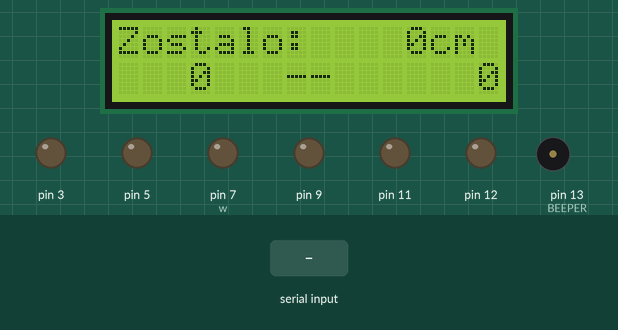
Simulated run of this sketch. Board: Arduino Uno, built with avr-gcc and run on an emulated ATmega328P. On the bench: 16×2 character LCD, output pins drawn as LEDs (lit = HIGH), buzzer (waves = sounding, pin HIGH). The test bench sets the inputs (shaded band). What the sketch prints to the serial monitor is not drawn.

Above: at 1.3 s.
1.4 s: byte 98 ('b') received over Serial
At 2.7 s:
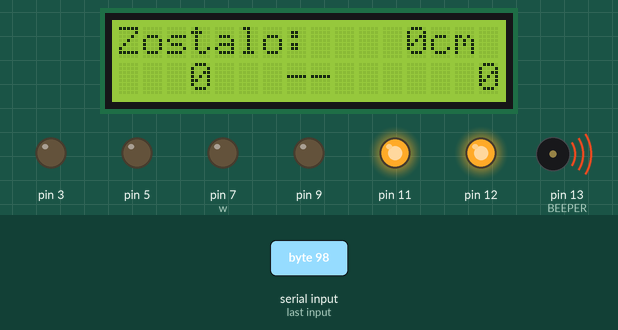
4.4 s: "<w>" received over Serial
At 5.7 s:
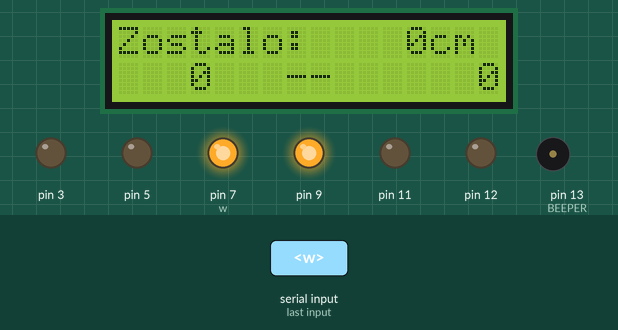
At 6.2 s:
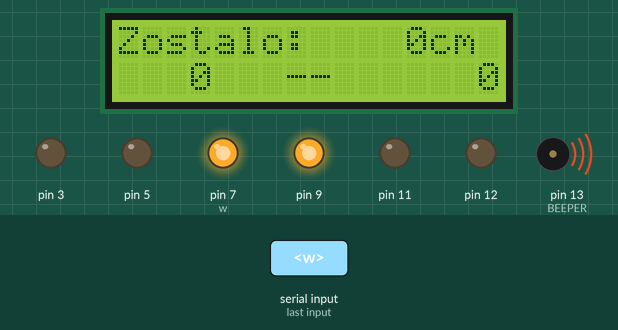
7.4 s: byte 98 ('b') received over Serial
10.4 s: byte 98 ('b') received over Serial
13.4 s: byte 122 ('z') received over Serial
16.4 s: byte 99 ('c') received over Serial
At 16.9 s:
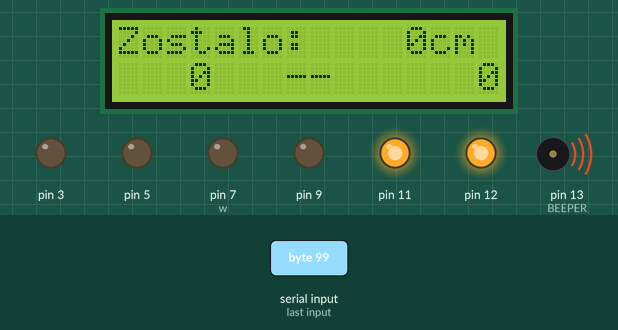
Timing chart, 0 to 20.4 s (numbered marks = the images above; inputs shaded):
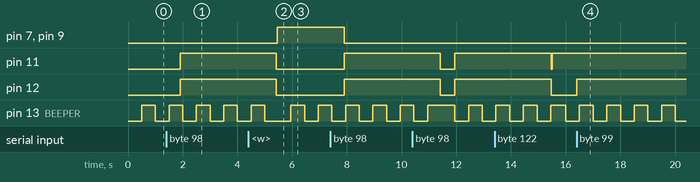

The sketch:

a.ino
```cpp
#include <LiquidCrystal_I2C.h>
#include "TimerOne.h"
#include "Wheels.h"

// Inicjalizacja LCD (adres 0x3f, 16 kolumn, 2 wiersze)
LiquidCrystal_I2C lcd(0x3f, 16, 2);

#define BEEPER 13
long int intPeriod = 500000;

Wheels w;
volatile char cmd;

// Funkcja odpowiedzialna za rysowanie interfejsu (dystans + deska rozdzielcza)
void aktualizujLCD(int pozostalo, int mocL, int mocP) {
  // --- 1. LINIA: Pozostały dystans ---
  lcd.setCursor(0, 0);
  lcd.print("Zostalo: ");
  char buf[9];
  sprintf(buf, "%4dcm ", pozostalo); // Formatowanie do 4 znaków, żeby usunąć "śmieci"
  lcd.print(buf);

  // --- 2. LINIA: Deska rozdzielcza ---
  lcd.setCursor(0, 1);

  // Lewy silnik
  char bufLewy[5];
  sprintf(bufLewy, "%4d", mocL);
  lcd.print(bufLewy);

  // Animacja na środku
  int sredniaMoc = (mocL + mocP) / 2;
  static int pozycjaAnimacji = 4;
  static unsigned long ostatniCzasAnimacji = 0;

  if (millis() - ostatniCzasAnimacji > 150) {
    if (sredniaMoc > 0) {
      pozycjaAnimacji++;
      if (pozycjaAnimacji > 11) pozycjaAnimacji = 4;
    } else if (sredniaMoc < 0) {
      pozycjaAnimacji--;
      if (pozycjaAnimacji < 4) pozycjaAnimacji = 11;
    }
    ostatniCzasAnimacji = millis();
  }

  // Rysowanie znaków animacji
  for (int i = 4; i <= 11; i++) {
    lcd.setCursor(i, 1);
    if (sredniaMoc == 0) {
      lcd.print((i == 7 || i == 8) ? '-' : ' '); // Silniki stoją
    } else if (i == pozycjaAnimacji) {
      lcd.print(sredniaMoc > 0 ? '>' : '<');     // Kierunek jazdy
    } else {
      lcd.print(' ');
    }
  }

  // Prawy silnik
  char bufPrawy[5];
  sprintf(bufPrawy, "%4d", mocP);
  lcd.setCursor(12, 1);
  lcd.print(bufPrawy);
}

void TimerUpdate() {
  Timer1.detachInterrupt();
  Timer1.attachInterrupt(doBeep, intPeriod);
}

// zmienia wartość pinu BEEPER
void doBeep() {
  digitalWrite(BEEPER, digitalRead(BEEPER) ^ 1);
}

void setup() {
  pinMode(BEEPER, OUTPUT);
  Timer1.initialize();
  TimerUpdate();


  lcd.init();
  lcd.backlight();
  aktualizujLCD(0, 0, 0); // Stan początkowy po włączeniu

  w.attach(7,12, 3,9,11,5);

  Serial.begin(9600);
  Serial.println("Forward: WAD");
  Serial.println("Back: ZXC");
  Serial.println("Stop: S");
}

void loop() {
  while(Serial.available())
  {
    cmd = Serial.read();
    switch(cmd)
    {
      case 'w': w.forward(); break;
      case 'x': w.back(); break;
      case 'a': w.forwardLeft(); break;
      case 'd': w.forwardRight(); break;
      case 'z': w.backLeft(); break;
      case 'c': w.backRight(); break;
      case 's': w.stop(); aktualizujLCD(0, 0, 0); break;
      case '1': w.setSpeedLeft(75); break;
      case '2': w.setSpeedLeft(200); break;
      case '9': w.setSpeedRight(75); break;
      case '0': w.setSpeedRight(200); break;
      case '5': w.setSpeed(100); break;

      case 'f': delay(500); w.goForward(100); break;
      case 'b': delay(500); w.goBack(100); TimerUpdate(); Serial.println(intPeriod); Serial.println(intPeriod);break;
    }
  }
}
```

Wheels.cpp
```cpp
#include <Arduino.h>
#include "Wheels.h"

#define SET_MOVEMENT(side,f,b) digitalWrite( side[0], f);\
                               digitalWrite( side[1], b)

#define TIME_PER_CM 35

extern void aktualizujLCD(int pozostalo, int mocL, int mocP);

Wheels::Wheels()
{ }

void Wheels::attachRight(int pF, int pB, int pS)
{
    pinMode(pF, OUTPUT);
    pinMode(pB, OUTPUT);
    pinMode(pS, OUTPUT);
    this->pinsRight[0] = pF;
    this->pinsRight[1] = pB;
    this->pinsRight[2] = pS;
}

void Wheels::attachLeft(int pF, int pB, int pS)
{
    pinMode(pF, OUTPUT);
    pinMode(pB, OUTPUT);
    pinMode(pS, OUTPUT);
    this->pinsLeft[0] = pF;
    this->pinsLeft[1] = pB;
    this->pinsLeft[2] = pS;
}

void Wheels::setSpeedRight(uint8_t s)
{
    analogWrite(this->pinsRight[2], s);
}

void Wheels::setSpeedLeft(uint8_t s)
{
    analogWrite(this->pinsLeft[2], s);
}

void Wheels::setSpeed(uint8_t s)
{
    setSpeedLeft(s);
    setSpeedRight(s);
}

void Wheels::attach(int pRF, int pRB, int pRS, int pLF, int pLB, int pLS)
{
    this->attachRight(pRF, pRB, pRS);
    this->attachLeft(pLF, pLB, pLS);
}

void Wheels::forwardLeft()
{
    SET_MOVEMENT(pinsLeft, HIGH, LOW);
}

void Wheels::forwardRight()
{
    SET_MOVEMENT(pinsRight, HIGH, LOW);
}

void Wheels::backLeft()
{
    SET_MOVEMENT(pinsLeft, LOW, HIGH);
}

void Wheels::backRight()
{
    SET_MOVEMENT(pinsRight, LOW, HIGH);
}

void Wheels::forward()
{
    this->forwardLeft();
    this->forwardRight();
}

void Wheels::back()
{
    this->backLeft();
    this->backRight();
}

void Wheels::stopLeft()
{
    SET_MOVEMENT(pinsLeft, LOW, LOW);
}

void Wheels::stopRight()
{
    SET_MOVEMENT(pinsRight, LOW, LOW);
}

void Wheels::stop()
{
    this->stopLeft();
    this->stopRight();
}


void Wheels::goForward(int cm)
{
    delay(8000);
    unsigned long czasJazdy = cm * TIME_PER_CM;
    unsigned long startCzasu = millis();
    this->forward(); // Ruszamy silnikami

    // Zamiast delay() wchodzimy w pętlę, która stale aktualizuje ekran
    while (millis() - startCzasu < czasJazdy) {
        // Wyliczamy, ile cm już przejechaliśmy
        int przejechaneCM = (millis() - startCzasu) / TIME_PER_CM;
        int zostaloCM = cm - przejechaneCM;

        // Aktualizujemy LCD (255 na silnikach uruchomi animację do przodu ">")
        aktualizujLCD(zostaloCM, 255, 255);
    }

    this->stop();
    aktualizujLCD(0, 0, 0); // Po zatrzymaniu pokazujemy 0 i zatrzymujemy animację
}

void Wheels::goBack(int cm)
{
    unsigned long czasJazdy = cm * TIME_PER_CM;
    unsigned long startCzasu = millis();

    this->back();

    while (millis() - startCzasu < czasJazdy) {
        int przejechaneCM = (millis() - startCzasu) / TIME_PER_CM;
        int zostaloCM = cm - przejechaneCM;

        // Aktualizujemy LCD (-255 uruchomi animację do tyłu "<")
        aktualizujLCD(zostaloCM, -255, -255);
    }

    this->stop();
    aktualizujLCD(0, 0, 0);
}
```

Wheels.h
```cpp
/*
 * prosta implementacja klasy obsługującej
 * silniki pojazdu za pośrednictwem modułu L298
 *
 * Sterowanie odbywa się przez:
 * 1)  powiązanie odpowiednich pinów I/O Arduino metodą attach()
 * 2)  ustalenie prędkości setSpeed*()
 * 3)  wywołanie funkcji ruchu
 *
 * TODO:
 *  - zabezpieczenie przed ruchem bez attach()
 *  - ustawienie domyślnej prędkości != 0
 */


#include <Arduino.h>


#ifndef Wheels_h
#define Wheels_h


class Wheels {
    public:
        Wheels();
        /*
         *  pinForward - wejście "naprzód" L298
         *  pinBack    - wejście "wstecz" L298
         *  pinSpeed   - wejście "enable/PWM" L298
         */
        void attachRight(int pinForward, int pinBack, int pinSpeed);
        void attachLeft(int pinForward, int pinBack, int pinSpeed);
        void attach(int pinRightForward, int pinRightBack, int pinRightSpeed,
                    int pinLeftForward, int pinLeftBack, int pinLeftSpeed);
        /*
         *  funkcje ruchu
         */
        void forward();
        void forwardLeft();
        void forwardRight();
        void back();
        void backLeft();
        void backRight();
        void stop();
        void stopLeft();
        void stopRight();
        /*
         *  ustawienie prędkości obrotowej (przez PWM)
         *   - minimalna efektywna wartość 60
         *      może zależeć od stanu naładowania baterii
         */
        void setSpeed(uint8_t);
        void setSpeedRight(uint8_t);
        void setSpeedLeft(uint8_t);
        void goForward(int cm);
        void goBack(int cm);

    private:
        int pinsRight[3];
        int pinsLeft[3];
};


#endif
```

Measured:
- after the input at 1.4 s, pin 11, pin 12: LOW → HIGH after 0.50 s
- after the input at 4.4 s, pin 7 (w), pin 9: LOW → HIGH after 1.1 s
- after the input at 7.4 s, pin 7 (w), pin 9: HIGH → LOW after 0.50 s; pin 11, pin 12: LOW → HIGH after 0.50 s
- after the input at 16.4 s, pin 12: LOW → HIGH at once
- by itself, pin 13 (BEEPER): alternates HIGH for 0.50 s and LOW for 0.50 s
